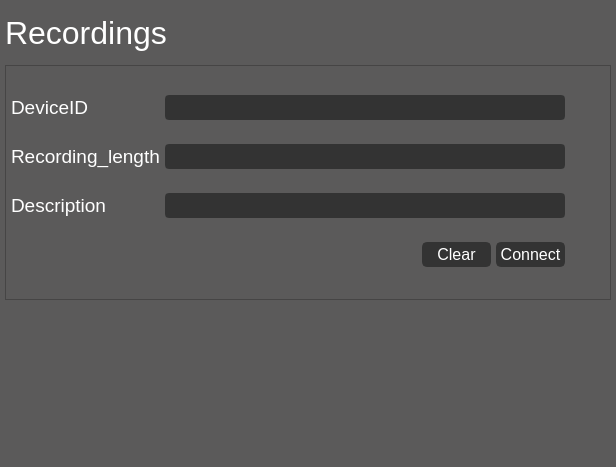
               <widget class="QWidget" name="page_recordings">
                <property name="styleSheet">
                 <string notr="true">background:rgb(91,90,90);</string>
                </property>
                <layout class="QVBoxLayout" name="verticalLayout_8">
                 <property name="spacing">
                  <number>5</number>
                 </property>
                 <property name="leftMargin">
                  <number>5</number>
                 </property>
                 <property name="topMargin">
                  <number>5</number>
                 </property>
                 <property name="rightMargin">
                  <number>5</number>
                 </property>
                 <property name="bottomMargin">
                  <number>5</number>
                 </property>
                 <item>
                  <widget class="QLabel" name="lab_recording_main">
                   <property name="minimumSize">
                    <size>
                     <width>0</width>
                     <height>55</height>
                    </size>
                   </property>
                   <property name="maximumSize">
                    <size>
                     <width>16777215</width>
                     <height>55</height>
                    </size>
                   </property>
                   <property name="font">
                    <font>
                     <family>Segoe UI</family>
                     <pointsize>24</pointsize>
                    </font>
                   </property>
                   <property name="styleSheet">
                    <string notr="true">QLabel {
	color:rgb(255,255,255);
}</string>
                   </property>
                   <property name="text">
                    <string>Recordings</string>
                   </property>
                  </widget>
                 </item>
                 <item>
                  <widget class="QFrame" name="frame_2">
                   <property name="enabled">
                    <bool>true</bool>
                   </property>
                   <property name="minimumSize">
                    <size>
                     <width>0</width>
                     <height>235</height>
                    </size>
                   </property>
                   <property name="maximumSize">
                    <size>
                     <width>16777215</width>
                     <height>235</height>
                    </size>
                   </property>
                   <property name="font">
                    <font>
                     <family>Segoe UI</family>
                     <pointsize>12</pointsize>
                    </font>
                   </property>
                   <property name="frameShape">
                    <enum>QFrame::StyledPanel</enum>
                   </property>
                   <property name="frameShadow">
                    <enum>QFrame::Raised</enum>
                   </property>
                   <layout class="QGridLayout" name="gridLayout_2">
                    <property name="leftMargin">
                     <number>5</number>
                    </property>
                    <property name="topMargin">
                     <number>5</number>
                    </property>
                    <property name="rightMargin">
                     <number>5</number>
                    </property>
                    <property name="bottomMargin">
                     <number>5</number>
                    </property>
                    <property name="horizontalSpacing">
                     <number>5</number>
                    </property>
                    <property name="verticalSpacing">
                     <number>0</number>
                    </property>
                    <item row="0" column="0">
                     <widget class="QLabel" name="label_2">
                      <property name="minimumSize">
                       <size>
                        <width>100</width>
                        <height>0</height>
                       </size>
                      </property>
                      <property name="font">
                       <font>
                        <family>Segoe UI</family>
                        <pointsize>14</pointsize>
                       </font>
                      </property>
                      <property name="styleSheet">
                       <string notr="true">color:rgb(255,255,255);</string>
                      </property>
                      <property name="text">
                       <string>DeviceID</string>
                      </property>
                     </widget>
                    </item>
                    <item row="1" column="0">
                     <widget class="QLabel" name="label_3">
                      <property name="minimumSize">
                       <size>
                        <width>100</width>
                        <height>0</height>
                       </size>
                      </property>
                      <property name="font">
                       <font>
                        <family>Segoe UI</family>
                        <pointsize>14</pointsize>
                       </font>
                      </property>
                      <property name="styleSheet">
                       <string notr="true">color:rgb(255,255,255);</string>
                      </property>
                      <property name="text">
                       <string>Recording_length</string>
                      </property>
                     </widget>
                    </item>
                    <item row="2" column="0">
                     <widget class="QLabel" name="label_4">
                      <property name="minimumSize">
                       <size>
                        <width>100</width>
                        <height>0</height>
                       </size>
                      </property>
                      <property name="font">
                       <font>
                        <family>Segoe UI</family>
                        <pointsize>14</pointsize>
                       </font>
                      </property>
                      <property name="styleSheet">
                       <string notr="true">color:rgb(255,255,255);</string>
                      </property>
                      <property name="text">
                       <string>Description</string>
                      </property>
                     </widget>
                    </item>
                    <item row="2" column="1" colspan="3">
                     <widget class="QLineEdit" name="line_label4">
                      <property name="minimumSize">
                       <size>
                        <width>400</width>
                        <height>25</height>
                       </size>
                      </property>
                      <property name="maximumSize">
                       <size>
                        <width>500</width>
                        <height>25</height>
                       </size>
                      </property>
                      <property name="font">
                       <font>
                        <family>Segoe UI</family>
                        <pointsize>12</pointsize>
                       </font>
                      </property>
                      <property name="styleSheet">
                       <string notr="true">QLineEdit {
	color:rgb(255,255,255);
	border:2px solid rgb(51,51,51);
	border-radius:4px;
	background:rgb(51,51,51);
}

QLineEdit:disabled {
	color:rgb(255,255,255);
	border:2px solid rgb(112,112,112);
	border-radius:4px;
	background:rgb(112,112,112);
}</string>
                      </property>
                     </widget>
                    </item>
                    <item row="0" column="1" colspan="3">
                     <widget class="QLineEdit" name="line_label2">
                      <property name="enabled">
                       <bool>true</bool>
                      </property>
                      <property name="minimumSize">
                       <size>
                        <width>400</width>
                        <height>25</height>
                       </size>
                      </property>
                      <property name="maximumSize">
                       <size>
                        <width>500</width>
                        <height>25</height>
                       </size>
                      </property>
                      <property name="font">
                       <font>
                        <family>Segoe UI</family>
                        <pointsize>12</pointsize>
                       </font>
                      </property>
                      <property name="styleSheet">
                       <string notr="true">QLineEdit {
	color:rgb(255,255,255);
	border:2px solid rgb(51,51,51);
	border-radius:4px;
	background:rgb(51,51,51);
}

QLineEdit:disabled {
	color:rgb(255,255,255);
	border:2px solid rgb(112,112,112);
	border-radius:4px;
	background:rgb(112,112,112);
}</string>
                      </property>
                     </widget>
                    </item>
                    <item row="1" column="1" colspan="3">
                     <widget class="QLineEdit" name="line_label3">
                      <property name="minimumSize">
                       <size>
                        <width>400</width>
                        <height>25</height>
                       </size>
                      </property>
                      <property name="maximumSize">
                       <size>
                        <width>500</width>
                        <height>25</height>
                       </size>
                      </property>
                      <property name="font">
                       <font>
                        <family>Segoe UI</family>
                        <pointsize>12</pointsize>
                       </font>
                      </property>
                      <property name="styleSheet">
                       <string notr="true">QLineEdit {
	color:rgb(255,255,255);
	border:2px solid rgb(51,51,51);
	border-radius:4px;
	background:rgb(51,51,51);
}

QLineEdit:disabled {
	color:rgb(255,255,255);
	border:2px solid rgb(112,112,112);
	border-radius:4px;
	background:rgb(112,112,112);
}</string>
                      </property>
                     </widget>
                    </item>
                    <item row="1" column="4">
                     <spacer name="horizontalSpacer_2">
                      <property name="orientation">
                       <enum>Qt::Horizontal</enum>
                      </property>
                      <property name="sizeHint" stdset="0">
                       <size>
                        <width>40</width>
                        <height>20</height>
                       </size>
                      </property>
                     </spacer>
                    </item>
                    <item row="3" column="0" colspan="2">
                     <spacer name="horizontalSpacer_3">
                      <property name="orientation">
                       <enum>Qt::Horizontal</enum>
                      </property>
                      <property name="sizeHint" stdset="0">
                       <size>
                        <width>40</width>
                        <height>20</height>
                       </size>
                      </property>
                     </spacer>
                    </item>
                    <item row="3" column="2">
                     <widget class="QPushButton" name="bn_recording_start">
                      <property name="enabled">
                       <bool>true</bool>
                      </property>
                      <property name="minimumSize">
                       <size>
                        <width>69</width>
                        <height>25</height>
                       </size>
                      </property>
                      <property name="maximumSize">
                       <size>
                        <width>69</width>
                        <height>25</height>
                       </size>
                      </property>
                      <property name="font">
                       <font>
                        <family>Segoe UI</family>
                        <pointsize>12</pointsize>
                       </font>
                      </property>
                      <property name="styleSheet">
                       <string notr="true">QPushButton {
	border: 2px solid rgb(51,51,51);
	border-radius: 5px;
	color:rgb(255,255,255);
	background-color: rgb(51,51,51);
}
QPushButton:hover {
	border: 2px solid rgb(0,143,150);
	background-color: rgb(0,143,150);
}
QPushButton:pressed {
	border: 2px solid rgb(0,143,150);
	background-color: rgb(51,51,51);
}

QPushButton:disabled {
	border-radius: 5px;
	border: 2px solid rgb(112,112,112);
	background-color: rgb(112,112,112);
}</string>
                      </property>
                      <property name="text">
                       <string>Clear</string>
                      </property>
                     </widget>
                    </item>
                    <item row="3" column="3">
                     <widget class="QPushButton" name="bn_recording_connect">
                      <property name="minimumSize">
                       <size>
                        <width>69</width>
                        <height>25</height>
                       </size>
                      </property>
                      <property name="maximumSize">
                       <size>
                        <width>69</width>
                        <height>25</height>
                       </size>
                      </property>
                      <property name="font">
                       <font>
                        <family>Segoe UI</family>
                        <pointsize>12</pointsize>
                       </font>
                      </property>
                      <property name="styleSheet">
                       <string notr="true">QPushButton {
	border: 2px solid rgb(51,51,51);
	border-radius: 5px;
	color:rgb(255,255,255);
	background-color: rgb(51,51,51);
}
QPushButton:hover {
	border: 2px solid rgb(0,143,150);
	background-color: rgb(0,143,150);
}
QPushButton:pressed {
	border: 2px solid rgb(0,143,150);
	background-color: rgb(51,51,51);
}

QPushButton:disabled {
	border-radius: 5px;
	border: 2px solid rgb(112,112,112);
	background-color: rgb(112,112,112);
}</string>
                      </property>
                      <property name="text">
                       <string>Connect</string>
                      </property>
                     </widget>
                    </item>
                   </layout>
                  </widget>
                 </item>
                 <item>
                  <spacer name="verticalSpacer_2">
                   <property name="orientation">
                    <enum>Qt::Vertical</enum>
                   </property>
                   <property name="sizeHint" stdset="0">
                    <size>
                     <width>20</width>
                     <height>162</height>
                    </size>
                   </property>
                  </spacer>
                 </item>
                </layout>
               </widget>
